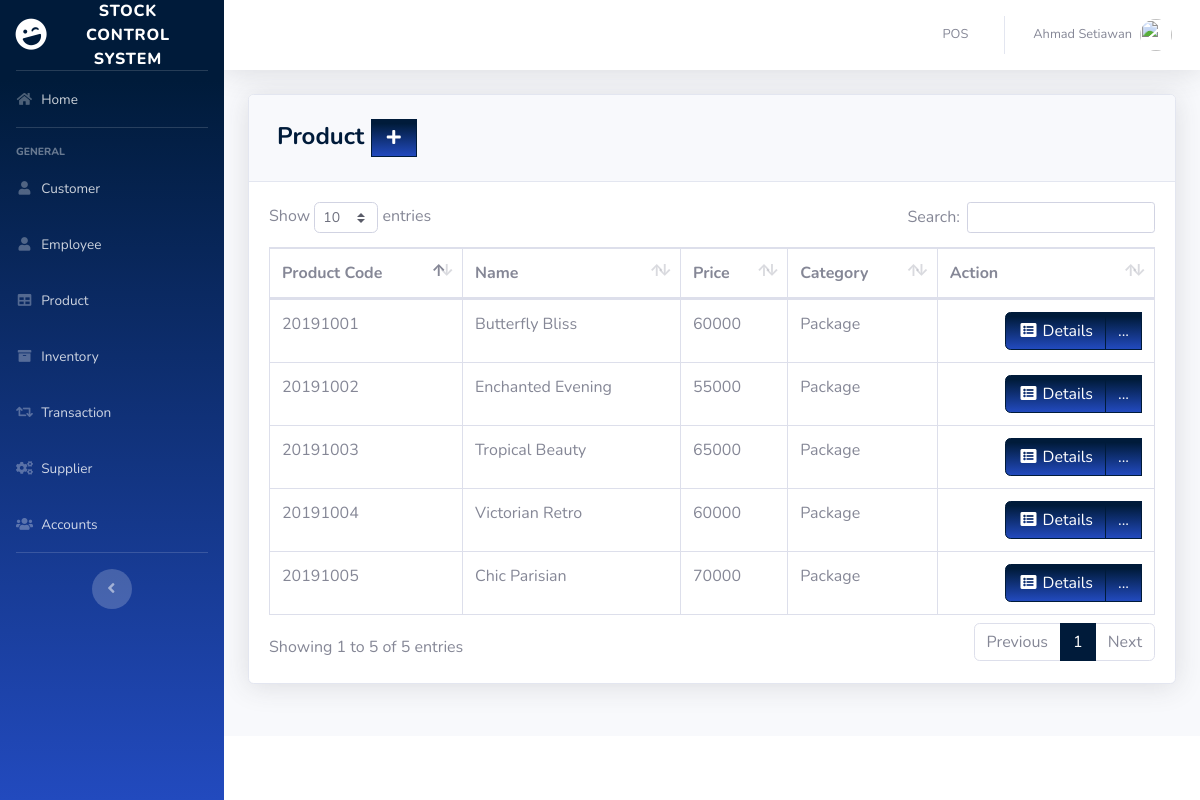
The app's page /pages/product.php (signed in) with its own data.
### tables this page shows
CREATE TABLE `product` (
  `PRODUCT_ID` int(11) NOT NULL,
  `PRODUCT_CODE` varchar(20) NOT NULL,
  `NAME` varchar(50) DEFAULT NULL,
  `DESCRIPTION` varchar(250) NOT NULL,
  `QTY_STOCK` int(50) DEFAULT NULL,
  `ON_HAND` int(250) NOT NULL,
  `PRICE` int(50) DEFAULT NULL,
  `CATEGORY_ID` int(11) DEFAULT NULL,
  `SUPPLIER_ID` int(11) DEFAULT NULL,
  `DATE_STOCK_IN` varchar(50) NOT NULL
);

CREATE TABLE `category` (
  `CATEGORY_ID` int(11) NOT NULL,
  `CNAME` varchar(50) DEFAULT NULL
);

### pages/product.php (the view, shortened to what this page needs)
<?php
include '../includes/connection.php';
include '../includes/sidebar.php';
?>
<div class="card shadow mb-4">
  <div class="card-header py-3">
    <h4 class="m-2 font-weight-bold text-primary">Product&nbsp;<a href="#" data-toggle="modal" data-target="#aModal" type="button" class="btn btn-primary bg-gradient-primary" style="border-radius: 0px;"><i class="fas fa-fw fa-plus"></i></a></h4>
  </div>
  <div class="card-body">
    <div class="table-responsive">
      <table class="table table-bordered" id="dataTable" width="100%" cellspacing="0">
        <thead>
          <tr>
            <th>Product Code</th>
            <th>Name</th>
            <th>Price</th>
            <th>Category</th>
            <th>Action</th>
          </tr>
        </thead>
        <tbody>
          <?php
          $query = 'SELECT PRODUCT_ID, PRODUCT_CODE, NAME, PRICE, CNAME, DATE_STOCK_IN FROM product p join category c on p.CATEGORY_ID=c.CATEGORY_ID GROUP BY PRODUCT_CODE';
          $result = mysqli_query($db, $query) or die(mysqli_error($db));
          while ($row = mysqli_fetch_assoc($result)) {
            echo '<tr>';
            echo '<td>' . $row['PRODUCT_CODE'] . '</td>';
            echo '<td>' . $row['NAME'] . '</td>';
            echo '<td>' . $row['PRICE'] . '</td>';
            echo '<td>' . $row['CNAME'] . '</td>';
            echo '<td align="right"> <div class="btn-group">
                              <a type="button" class="btn btn-primary bg-gradient-primary" href="pro_searchfrm.php?action=edit & id=' . $row['PRODUCT_CODE'] . '"><i class="fas fa-fw fa-list-alt"></i> Details</a>
                            <div class="btn-group">
                              <a type="button" class="btn btn-primary bg-gradient-primary dropdown no-arrow" data-toggle="dropdown" style="color:white;">
                              ... <span class="caret"></span></a>
                            <ul class="dropdown-menu text-center" role="menu">
                                <li>
                                  <a type="button" class="btn btn-warning bg-gradient-warning btn-block" style="border-radius: 0px;" href="pro_edit.php?action=edit & id=' . $row['PRODUCT_ID'] . '">
                                    <i class="fas fa-fw fa-edit"></i> Edit
                                  </a>
                                </li>
                            </ul>
                            </div>
                          </div> </td>';
            echo '</tr> ';
          }
          ?>
        </tbody>
      </table>
    </div>
  </div>
</div>
<?php
include '../includes/footer.php';
?>

### records on screen
product: PRODUCT_CODE "20191001", NAME "Butterfly Bliss", PRICE "60000", CATEGORY_ID.CNAME "Package"
product: PRODUCT_CODE "20191002", NAME "Enchanted Evening", PRICE "55000", CATEGORY_ID.CNAME "Package"
product: PRODUCT_CODE "20191003", NAME "Tropical Beauty", PRICE "65000", CATEGORY_ID.CNAME "Package"
product: PRODUCT_CODE "20191004", NAME "Victorian Retro", PRICE "60000", CATEGORY_ID.CNAME "Package"
product: PRODUCT_CODE "20191005", NAME "Chic Parisian", PRICE "70000", CATEGORY_ID.CNAME "Package"

### other values on screen
$_SESSION['FIRST_NAME'] "Ahmad"
$_SESSION['LAST_NAME'] "Setiawan"
